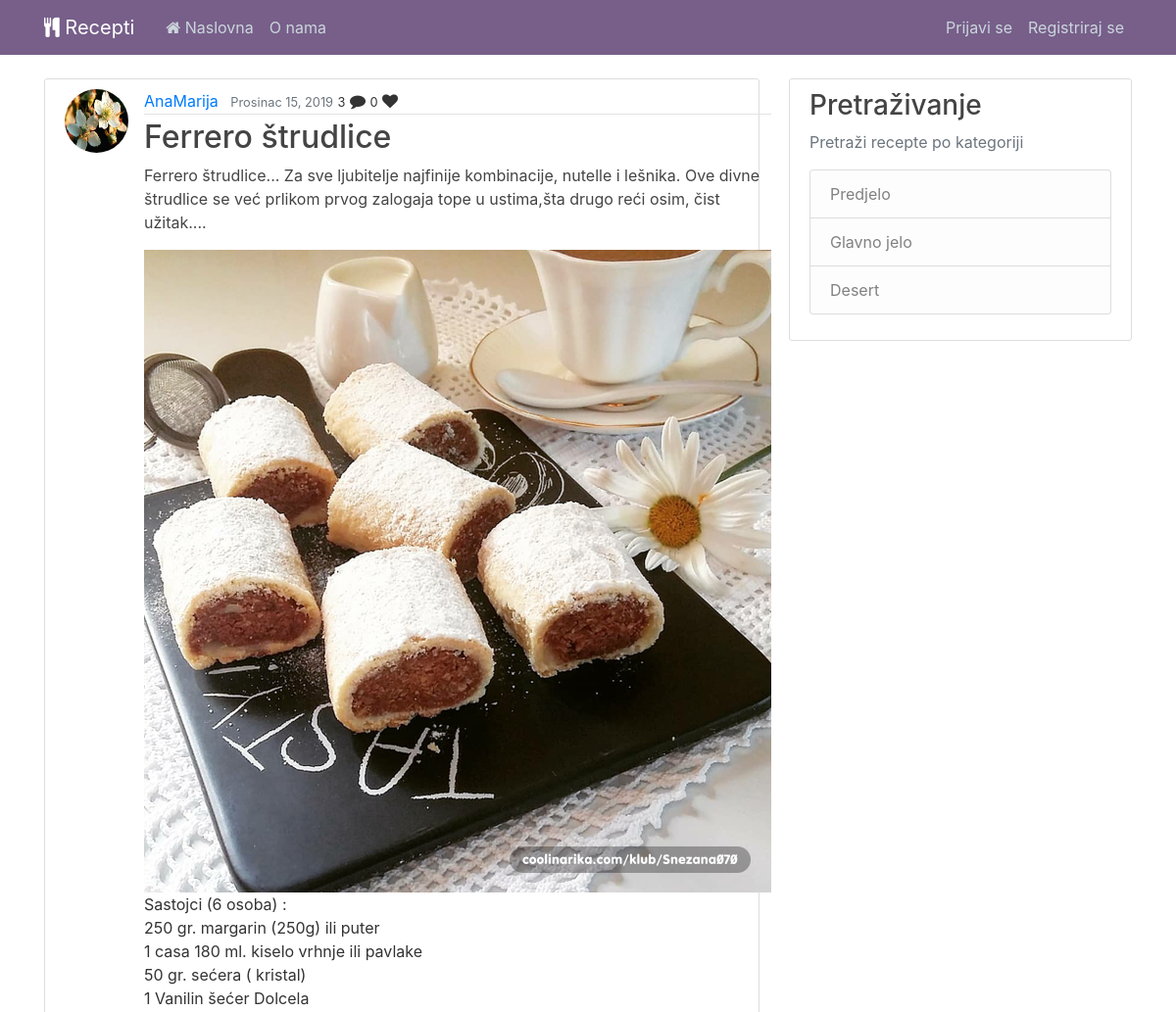
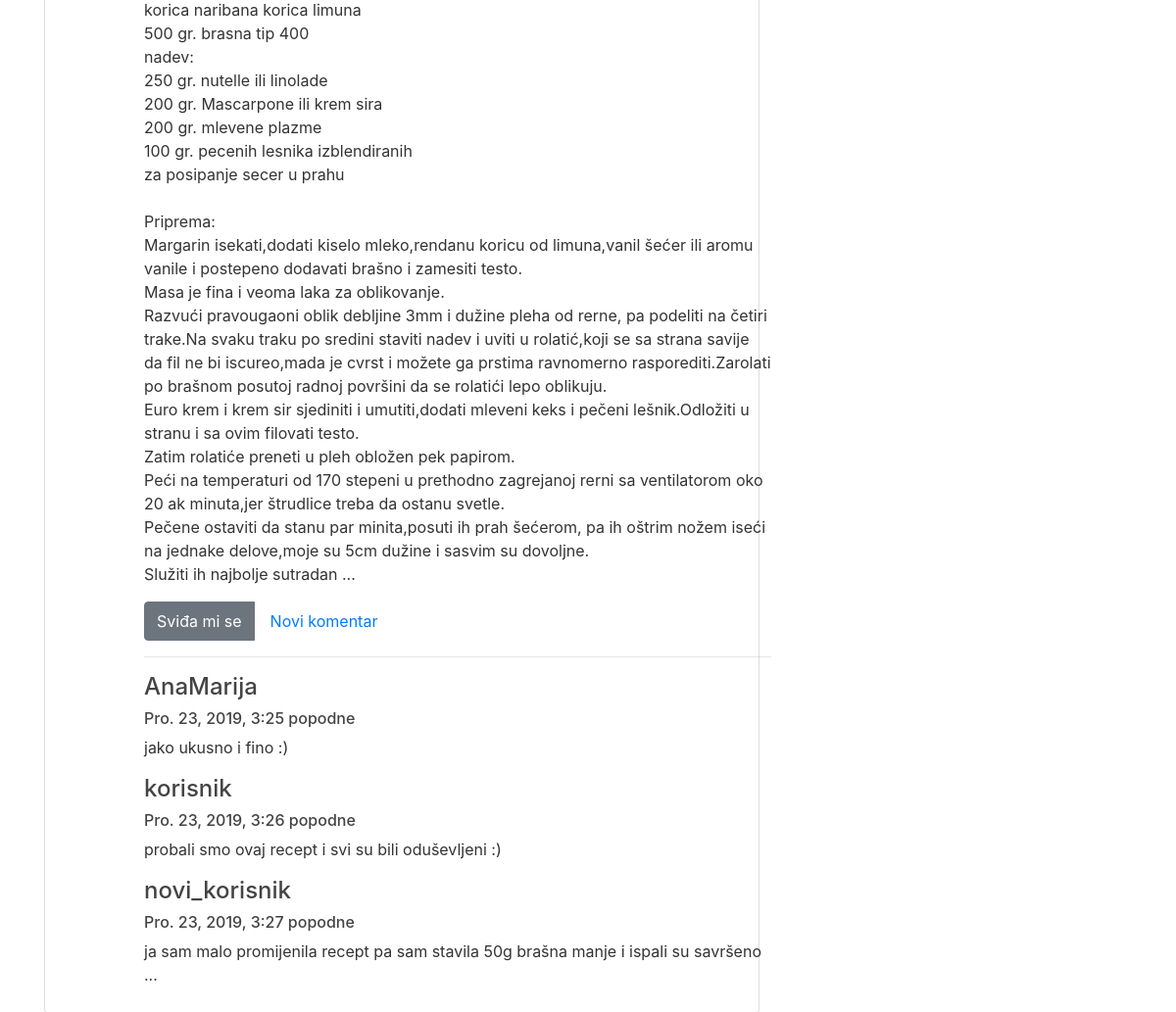
/post/13/, run on an earlier commit of the app's database (2 pictures, top to bottom).
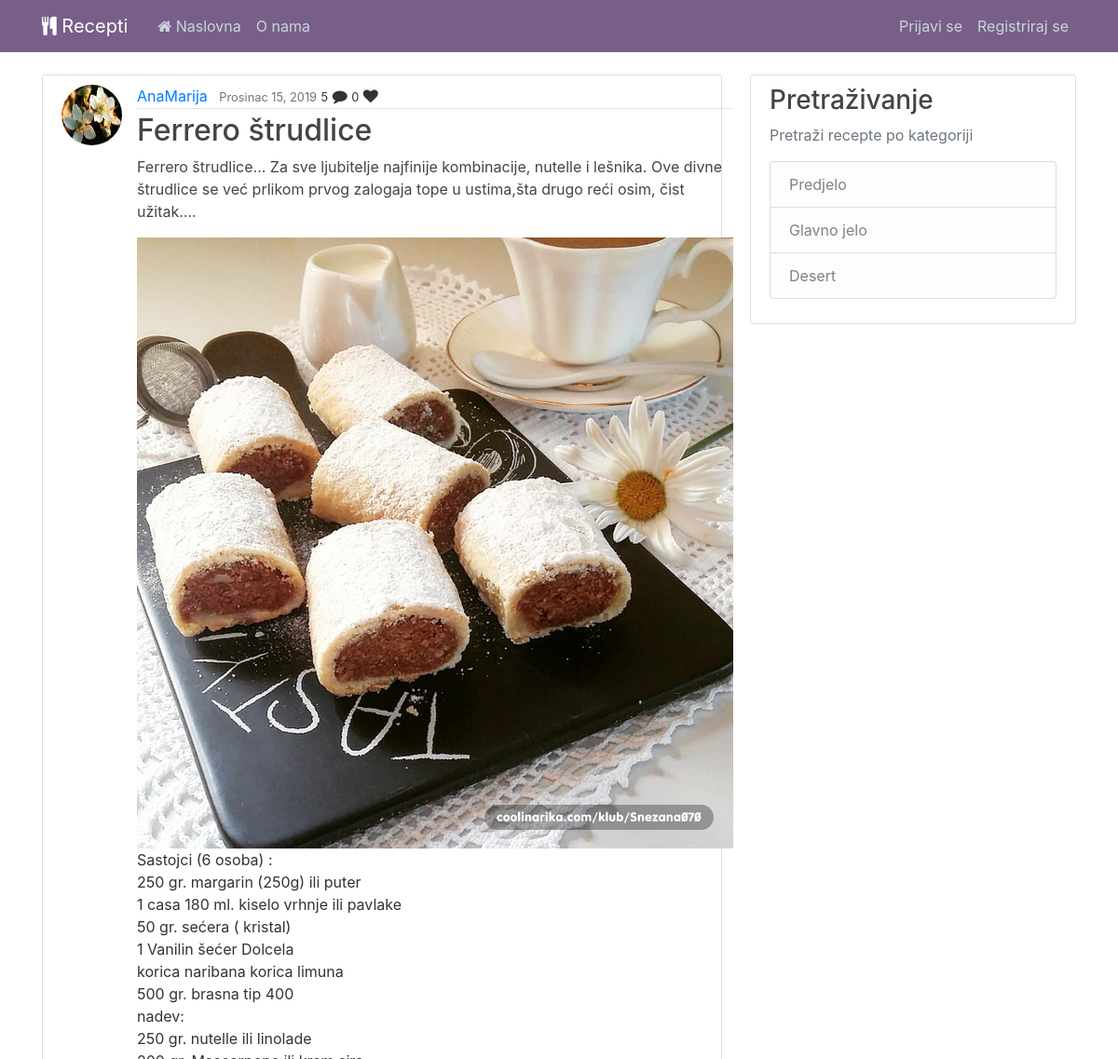
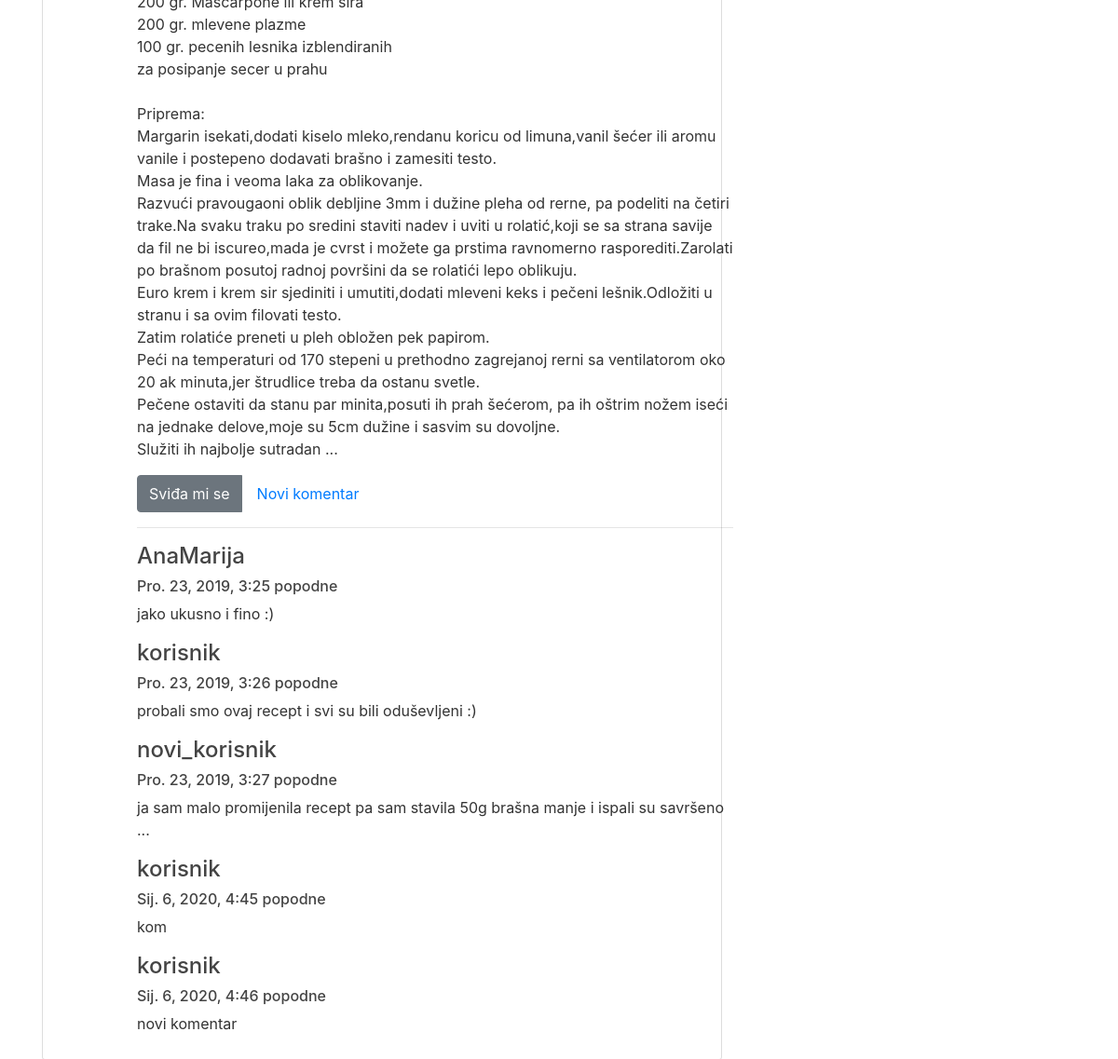
And on a later commit of the database (2 pictures, top to bottom).
### recepti/models.py (models this page shows, shortened)
class Post(models.Model):
    naslov = models.CharField(max_length=100)
    sazetak = models.TextField(max_length=200, default='Super recept! Usudi se probati...')
    sadrzaj = models.TextField()
    slika = models.ImageField(default='default.png', upload_to='post_pics')
    date_posted = models.DateTimeField(default=timezone.now)
    autor = models.ForeignKey(User, on_delete=models.CASCADE)

class Comment(models.Model):
    post = models.ForeignKey(Post, related_name='comments', on_delete=models.CASCADE)
    user = models.ForeignKey(User, on_delete=models.CASCADE)
    content = models.TextField()
    created = models.DateTimeField(auto_now_add=True)
    approved = models.BooleanField(default=False)
    class Meta:
        ordering = ['created']
    def approved(self):
        self.approved = True
        self.save()

### users/models.py (models this page shows, shortened)
class Profile(models.Model):
    user = models.OneToOneField(User, on_delete=models.CASCADE)
    image = models.ImageField(default='default.jpg', upload_to='profile_pics')

### recepti/views.py (the view)
# urls.py: path('post/<int:pk>/', PostDetailView.as_view(), name='post-detail'),
class PostDetailView(DetailView):
    model = Post

### recepti/templates/recepti/post_detail.html (shortened to what this page needs)
{% extends "recepti/base.html" %}
{% block content %}
  <article class="media content-section">
    <img class="rounded-circle article-img" src="{{ object.autor.profile.image.url }}">
    <div class="media-body">
      <div class="article-metadata">
        <a class="mr-2" href="{% url 'user-posts' object.autor.username %}">{{ object.autor }}</a>
        <small class="text-muted">{{ object.date_posted|date:"F d, Y" }}</small>
        <small class="">{{ object.comments.count }}</small>  <i class="fa fa-comment"></i>
        <small>0</small>  <i class="fa fa-heart"></i><br>
      </div>
      <h2 class="article-title">{{ object.naslov }}</h2>
      <p class="article-title">{{ object.sazetak }}</p>
      <img src="{{ object.slika.url }}">
      <p class="article-content">{{ object.sadrzaj }}</p>
      <div class="btn-group" role="group" aria-label="Basic example">
          <button type="button" class="btn btn-secondary">Sviđa mi se</button>
          <a class="nav-item nav-link" href="{% url 'post-comment' object.id %}">Novi komentar</a>
        </div>
        <hr>
        {% for comment in object.comments.all %}
        <h4>{{ comment.user }}</h4><h6>{{ comment.created }}</h6>
        <p>{{ comment.content }}</p>
        {% empty %}
        <p> Nema komentara</p>
        {% endfor %}
    </div>
  </article>
{% endblock content %}

What changed in the data, as far as the page shows it:
computed for Post "Ferrero štrudlice": comments.count "3" → "5"
added Comment: user "korisnik", created "Sij. 6, 2020, 4:45 popodne", content "kom"
added Comment: user "korisnik", created "Sij. 6, 2020, 4:46 popodne", content "novi komentar"
